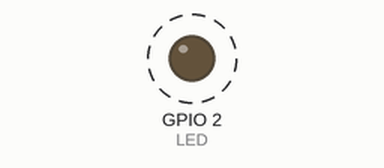
Simulated run of this sketch. Board: ESP8266 (NodeMCU). On the bench: output pins drawn as LEDs (lit = HIGH). Dashed ring = blinking.

Above: at 0.06 s.
Timing chart, 0 to 3.0 s (numbered marks = the images above):
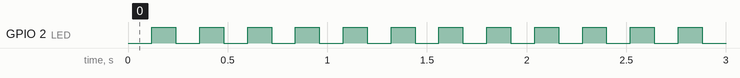

The sketch:

pisca_timer.ino
```cpp
/*
    ESP8266 Timer Example
    Hardware: NodeMCU
    Circuits4you.com
    2018
    LED Blinking using Timer
*/
#include <ESP8266WiFi.h>
#include <Ticker.h>
Ticker blinker;
#define LED 2  //On board LED
//=======================================================================
void ICACHE_RAM_ATTR onTimerISR(){
    digitalWrite(LED,!(digitalRead(LED)));  //Toggle LED Pin
    timer1_write(600000);//12us
}
//=======================================================================
//                               Setup
//=======================================================================
void setup()
{
    Serial.begin(115200);
    Serial.println("");
    pinMode(LED,OUTPUT);
    //Initialize Ticker every 0.5s
    timer1_attachInterrupt(onTimerISR);
    timer1_enable(TIM_DIV16, TIM_EDGE, TIM_SINGLE);
    timer1_write(600000); //120000 us
}
//=======================================================================
//                MAIN LOOP
//=======================================================================
void loop()
{
}
//============
```

Measured:
- by itself, GPIO 2 (LED): alternates HIGH for 0.12 s and LOW for 0.12 s
